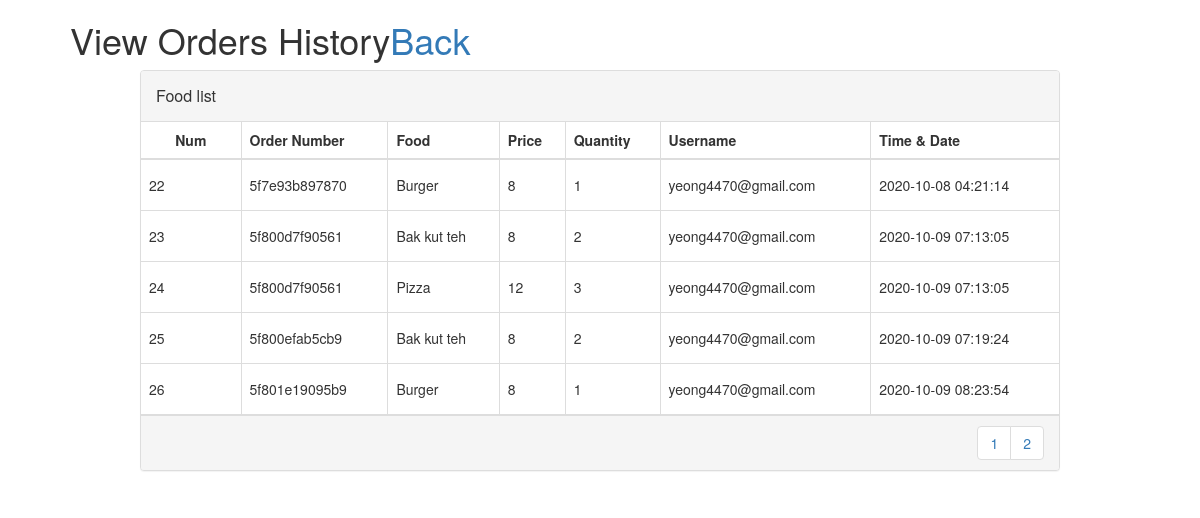
/Superadmin/viewhistoryOrder.php?page=2, run on the app's committed database.
### tables this page shows
CREATE TABLE `orders` (
  `cust_id` varchar(255) NOT NULL,
  `order_id` int(30) NOT NULL,
  `foodname` varchar(255) NOT NULL,
  `price` int(30) NOT NULL,
  `quantity` int(30) NOT NULL,
  `username` varchar(255) NOT NULL,
  `date_time` timestamp NOT NULL DEFAULT current_timestamp() ON UPDATE current_timestamp()
);

### Superadmin/viewhistoryOrder.php (the view, shortened to what this page needs)
<!DOCTYPE html>
<html>
<head>
    <link href="//maxcdn.bootstrapcdn.com/bootstrap/4.1.1/css/bootstrap.min.css" rel="stylesheet" id="bootstrap-css">
    <link href="//maxcdn.bootstrapcdn.com/bootstrap/3.3.0/css/bootstrap.min.css" rel="stylesheet" id="bootstrap-css">
    <link href="https://cdnjs.cloudflare.com/ajax/libs/font-awesome/4.4.0/css/font-awesome.min.css" rel='stylesheet' type='text/css'>
    <link href="../css/table.css" rel='stylesheet' type='text/css'>
</head>
<?php
require('../database/mysql.php');
$results_per_page = 6;
$sql='SELECT * FROM orders';
$result = mysqli_query($conn, $sql);
$number_of_results = mysqli_num_rows($result);
$number_of_pages = ceil($number_of_results/$results_per_page);
if (!isset($_GET['page'])) {
  $page = 1;
} else {
  $page = $_GET['page'];
}
$this_page_first_result = ($page-1)*$results_per_page;
$sql='SELECT * FROM orders LIMIT ' . $this_page_first_result . ',' .  $results_per_page;
$result = mysqli_query($conn, $sql);
?>
<div class="container">
    <div class="row">
    <h1> &nbsp;&nbsp;&nbsp;&nbsp;View Orders History</h1>
    <h1 style=" text-align: right;"><a href="view.php"  >Back</a></h1>
        <div class="col-md-10 col-md-offset-1">
            <div class="panel panel-default panel-table">
              <div class="panel-heading">
                <div class="row">
                  <div class="col col-xs-6">
                    <h3 class="panel-title">Food list</h3>
                  </div>
                  <div class="col col-xs-6 text-right">
                  </div>
                </div>
              </div>
              <div class="panel-body">
                <table class="table table-bordered">
                  <thead>
                    <tr>
                        <th>Num</th>
                        <th>Order Number</th>
                        <th>Food</th>
                        <th>Price</th>
                        <th>Quantity</th>
                        <th>Username</th>
                        <th>Time & Date</th>
                    </tr>
                  </thead>
                  <tbody>
                          <tr>
                          <?php
                          while($row = mysqli_fetch_array($result)) {
                          ?>
                           <td ><?php echo $row['order_id'];?></td>
                            <td ><?php echo $row['cust_id'];?></td>
                            <td><?php echo $row['foodname'];?></td>
                            <td><?php echo $row['price'];?></td>
                            <td><?php echo $row['quantity'];?></td>
                            <td><?php echo $row['username'];?></td>
                            <td><?php echo $row['date_time'];?></td>
                        </tr>
                          <?php
                            }
                          ?>
                        </tbody>
                </table>
              </div>
              <div class="panel-footer">
                <div class="row">
                  <div class="col col-xs-4">
                  </div>
                  <div class="col col-xs-8">
                    <ul class="pagination hidden-xs pull-right">
                      <?php
                      for ($page=1;$page<=$number_of_pages;$page++) {
                        echo ' <li><a href="viewhistoryOrder.php?page=' . $page . '">' . $page . '</a> </li> ';}
                        ?>
                    </ul>
                  </div>
                </div>
              </div>
</div></div></div>
</html>

### css/table.css (style rules this page uses)
.panel-table .panel-body { padding:0; }
.panel-table .panel-body .table-bordered { border-style: none; margin:0; }
.panel-table .panel-body .table-bordered > thead > tr > th:first-of-type { text-align:center; width: 100px; }
.panel-table .panel-body .table-bordered > thead > tr > th:last-of-type, .panel-table .panel-body .table-bordered > tbody > tr > td:last-of-type { border-right: 0px; }
.panel-table .panel-body .table-bordered > thead > tr > th:first-of-type, .panel-table .panel-body .table-bordered > tbody > tr > td:first-of-type { border-left: 0px; }
.panel-table .panel-body .table-bordered > tbody > tr:first-of-type > td { border-bottom: 0px; }
.panel-table .panel-body .table-bordered > thead > tr:first-of-type > th { border-top: 0px; }
.panel-table .panel-footer .pagination { margin:0; }
.panel-table .panel-footer .col { line-height: 34px; height: 34px; }
.panel-table .panel-heading .col h3 { line-height: 30px; height: 30px; }
.panel-table .panel-body .table-bordered > tbody > tr > td { line-height: 34px; }

### data on the page
orders: order_id "22", cust "5f7e93b897870", foodname "Burger", price "8", quantity "1", username "yeong4470@gmail.com", date_time "2020-10-08 04:21:14"
orders: order_id "23", cust "5f800d7f90561", foodname "Bak kut teh", price "8", quantity "2", username "yeong4470@gmail.com", date_time "2020-10-09 07:13:05"
orders: order_id "24", cust "5f800d7f90561", foodname "Pizza", price "12", quantity "3", username "yeong4470@gmail.com", date_time "2020-10-09 07:13:05"
orders: order_id "25", cust "5f800efab5cb9", foodname "Bak kut teh", price "8", quantity "2", username "yeong4470@gmail.com", date_time "2020-10-09 07:19:24"
orders: order_id "26", cust "5f801e19095b9", foodname "Burger", price "8", quantity "1", username "yeong4470@gmail.com", date_time "2020-10-09 08:23:54"
